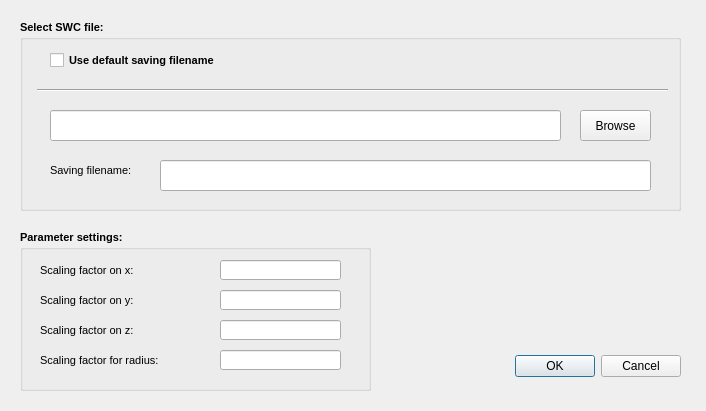
<?xml version="1.0" encoding="UTF-8"?>
<ui version="4.0">
 <class>swcScalingUI</class>
 <widget class="QDialog" name="swcScalingUI">
  <property name="geometry">
   <rect>
    <x>0</x>
    <y>0</y>
    <width>706</width>
    <height>411</height>
   </rect>
  </property>
  <property name="windowTitle">
   <string>Scaling SWC</string>
  </property>
  <widget class="QDialogButtonBox" name="buttonBox">
   <property name="geometry">
    <rect>
     <x>510</x>
     <y>350</y>
     <width>171</width>
     <height>32</height>
    </rect>
   </property>
   <property name="orientation">
    <enum>Qt::Horizontal</enum>
   </property>
   <property name="standardButtons">
    <set>QDialogButtonBox::Cancel|QDialogButtonBox::Ok</set>
   </property>
  </widget>
  <widget class="QGroupBox" name="groupBox">
   <property name="geometry">
    <rect>
     <x>20</x>
     <y>20</y>
     <width>661</width>
     <height>191</height>
    </rect>
   </property>
   <property name="font">
    <font>
     <pointsize>8</pointsize>
     <weight>75</weight>
     <bold>true</bold>
    </font>
   </property>
   <property name="title">
    <string>Select SWC file:</string>
   </property>
   <widget class="QLineEdit" name="lineEdit">
    <property name="geometry">
     <rect>
      <x>30</x>
      <y>90</y>
      <width>511</width>
      <height>31</height>
     </rect>
    </property>
    <property name="font">
     <font>
      <weight>50</weight>
      <bold>false</bold>
     </font>
    </property>
   </widget>
   <widget class="QPushButton" name="pushButton">
    <property name="geometry">
     <rect>
      <x>560</x>
      <y>90</y>
      <width>71</width>
      <height>31</height>
     </rect>
    </property>
    <property name="font">
     <font>
      <pointsize>9</pointsize>
      <weight>50</weight>
      <bold>false</bold>
     </font>
    </property>
    <property name="text">
     <string>Browse</string>
    </property>
   </widget>
   <widget class="QLineEdit" name="lineEdit_2">
    <property name="geometry">
     <rect>
      <x>140</x>
      <y>140</y>
      <width>491</width>
      <height>31</height>
     </rect>
    </property>
    <property name="font">
     <font>
      <weight>50</weight>
      <bold>false</bold>
     </font>
    </property>
   </widget>
   <widget class="QLabel" name="label_6">
    <property name="geometry">
     <rect>
      <x>30</x>
      <y>140</y>
      <width>101</width>
      <height>21</height>
     </rect>
    </property>
    <property name="font">
     <font>
      <pointsize>8</pointsize>
      <weight>50</weight>
      <bold>false</bold>
     </font>
    </property>
    <property name="text">
     <string>Saving filename:</string>
    </property>
   </widget>
   <widget class="Line" name="line">
    <property name="geometry">
     <rect>
      <x>17</x>
      <y>60</y>
      <width>631</width>
      <height>20</height>
     </rect>
    </property>
    <property name="orientation">
     <enum>Qt::Horizontal</enum>
    </property>
   </widget>
   <widget class="QCheckBox" name="checkBox">
    <property name="geometry">
     <rect>
      <x>30</x>
      <y>30</y>
      <width>241</width>
      <height>21</height>
     </rect>
    </property>
    <property name="text">
     <string>Use default saving filename</string>
    </property>
   </widget>
  </widget>
  <widget class="QGroupBox" name="groupBox_2">
   <property name="geometry">
    <rect>
     <x>20</x>
     <y>230</y>
     <width>351</width>
     <height>161</height>
    </rect>
   </property>
   <property name="font">
    <font>
     <pointsize>8</pointsize>
     <weight>75</weight>
     <bold>true</bold>
    </font>
   </property>
   <property name="title">
    <string>Parameter settings:</string>
   </property>
   <widget class="QLabel" name="label_2">
    <property name="geometry">
     <rect>
      <x>20</x>
      <y>30</y>
      <width>141</width>
      <height>21</height>
     </rect>
    </property>
    <property name="font">
     <font>
      <pointsize>8</pointsize>
      <weight>50</weight>
      <bold>false</bold>
     </font>
    </property>
    <property name="text">
     <string>Scaling factor on x: </string>
    </property>
   </widget>
   <widget class="QLabel" name="label_3">
    <property name="geometry">
     <rect>
      <x>20</x>
      <y>60</y>
      <width>371</width>
      <height>21</height>
     </rect>
    </property>
    <property name="font">
     <font>
      <pointsize>8</pointsize>
      <weight>50</weight>
      <bold>false</bold>
     </font>
    </property>
    <property name="text">
     <string>Scaling factor on y: </string>
    </property>
   </widget>
   <widget class="QLineEdit" name="lineEdit_3">
    <property name="geometry">
     <rect>
      <x>200</x>
      <y>30</y>
      <width>121</width>
      <height>20</height>
     </rect>
    </property>
    <property name="font">
     <font>
      <pointsize>8</pointsize>
      <weight>50</weight>
      <bold>false</bold>
     </font>
    </property>
   </widget>
   <widget class="QLineEdit" name="lineEdit_4">
    <property name="geometry">
     <rect>
      <x>200</x>
      <y>60</y>
      <width>121</width>
      <height>20</height>
     </rect>
    </property>
    <property name="font">
     <font>
      <pointsize>8</pointsize>
      <weight>50</weight>
      <bold>false</bold>
     </font>
    </property>
   </widget>
   <widget class="QLabel" name="label_4">
    <property name="geometry">
     <rect>
      <x>20</x>
      <y>90</y>
      <width>141</width>
      <height>21</height>
     </rect>
    </property>
    <property name="font">
     <font>
      <pointsize>8</pointsize>
      <weight>50</weight>
      <bold>false</bold>
     </font>
    </property>
    <property name="text">
     <string>Scaling factor on z: </string>
    </property>
   </widget>
   <widget class="QLineEdit" name="lineEdit_5">
    <property name="geometry">
     <rect>
      <x>200</x>
      <y>90</y>
      <width>121</width>
      <height>20</height>
     </rect>
    </property>
    <property name="font">
     <font>
      <pointsize>8</pointsize>
      <weight>50</weight>
      <bold>false</bold>
     </font>
    </property>
   </widget>
   <widget class="QLineEdit" name="lineEdit_6">
    <property name="geometry">
     <rect>
      <x>200</x>
      <y>120</y>
      <width>121</width>
      <height>20</height>
     </rect>
    </property>
    <property name="font">
     <font>
      <pointsize>8</pointsize>
      <weight>50</weight>
      <bold>false</bold>
     </font>
    </property>
   </widget>
   <widget class="QLabel" name="label_5">
    <property name="geometry">
     <rect>
      <x>20</x>
      <y>120</y>
      <width>171</width>
      <height>21</height>
     </rect>
    </property>
    <property name="font">
     <font>
      <pointsize>8</pointsize>
      <weight>50</weight>
      <bold>false</bold>
     </font>
    </property>
    <property name="text">
     <string>Scaling factor for radius: </string>
    </property>
   </widget>
  </widget>
 </widget>
 <resources/>
 <connections>
  <connection>
   <sender>buttonBox</sender>
   <signal>accepted()</signal>
   <receiver>swcScalingUI</receiver>
   <slot>okClicked()</slot>
   <hints>
    <hint type="sourcelabel">
     <x>545</x>
     <y>368</y>
    </hint>
    <hint type="destinationlabel">
     <x>189</x>
     <y>228</y>
    </hint>
   </hints>
  </connection>
  <connection>
   <sender>buttonBox</sender>
   <signal>rejected()</signal>
   <receiver>swcScalingUI</receiver>
   <slot>close()</slot>
   <hints>
    <hint type="sourcelabel">
     <x>619</x>
     <y>365</y>
    </hint>
    <hint type="destinationlabel">
     <x>277</x>
     <y>240</y>
    </hint>
   </hints>
  </connection>
  <connection>
   <sender>pushButton</sender>
   <signal>clicked()</signal>
   <receiver>swcScalingUI</receiver>
   <slot>filePath()</slot>
   <hints>
    <hint type="sourcelabel">
     <x>632</x>
     <y>124</y>
    </hint>
    <hint type="destinationlabel">
     <x>562</x>
     <y>119</y>
    </hint>
   </hints>
  </connection>
  <connection>
   <sender>checkBox</sender>
   <signal>toggled(bool)</signal>
   <receiver>swcScalingUI</receiver>
   <slot>checkboxToggled(bool)</slot>
   <hints>
    <hint type="sourcelabel">
     <x>59</x>
     <y>62</y>
    </hint>
    <hint type="destinationlabel">
     <x>9</x>
     <y>75</y>
    </hint>
   </hints>
  </connection>
 </connections>
 <slots>
  <signal>toggled(bool)</signal>
  <slot>filePath()</slot>
  <slot>okClicked()</slot>
  <slot>checkboxToggled(bool)</slot>
 </slots>
</ui>
